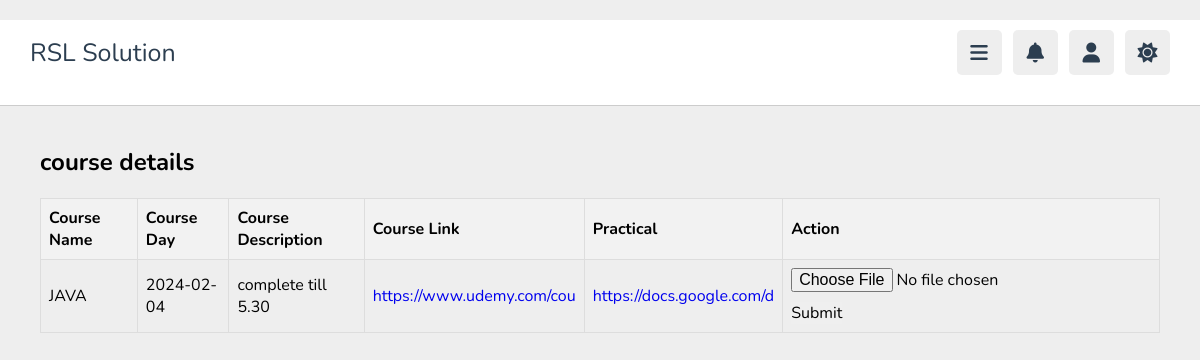
Page /student/courses.php on the earlier database version.
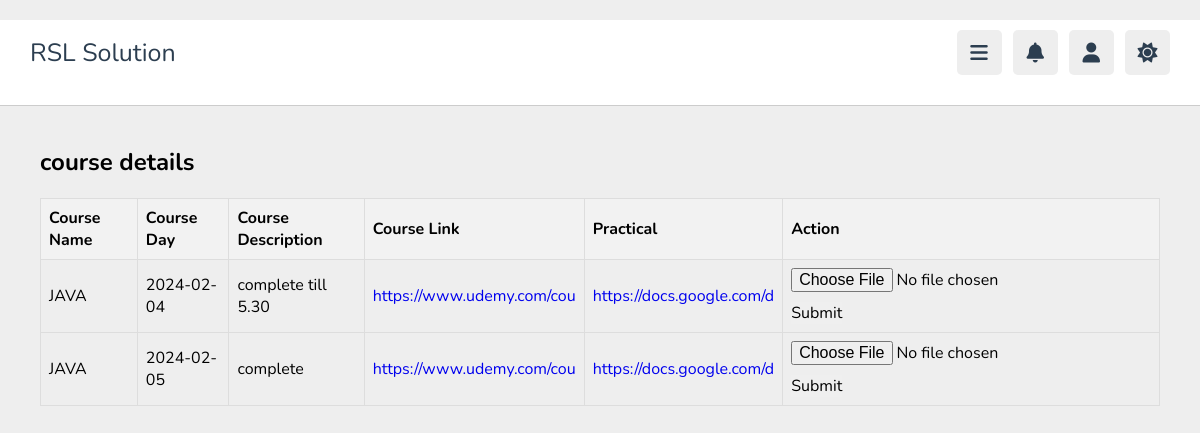
Same page on the later database version.
### tables this page shows
CREATE TABLE `stdcourse` (
  `id` int(11) NOT NULL,
  `coursename` varchar(25) NOT NULL,
  `date` date NOT NULL,
  `coursedescription` varchar(25) NOT NULL,
  `courselink` varchar(25) NOT NULL,
  `practicallink` varchar(25) NOT NULL
);

### student/courses.php (the view, shortened to what this page needs)
<?php
$servername = "localhost";
$username = "root";
$password = "";
$dbname = "lms_db";
$conn = new mysqli($servername, $username, $password, $dbname);
$sql = "SELECT * FROM stdcourse";
$result = $conn->query($sql);
?>
<!DOCTYPE html>
<html lang="en">
<head>
   <link rel="stylesheet" href="https://cdnjs.cloudflare.com/ajax/libs/font-awesome/6.1.2/css/all.min.css">
   <link rel="stylesheet" href="css/style.css">
</head>
<body>
   <?php include 'header.php'; ?>
   <section>
      <h1>course details</h1>
      <table>
         <thead>
            <tr>
               <th scope="col">Course Name</th>
               <th scope="col">Course Day</th>
               <th scope="col">Course Description</th>
               <th scope="col">Course Link</th>
               <th scope="col">Practical</th>
               <th scope="col">Action</th>
            </tr>
         </thead>
         <tbody>
            <?php
            if ($result->num_rows > 0) {
               while ($row = $result->fetch_assoc()) {
                  echo "<tr>
                         <td>" . $row["coursename"] . "</td>
                         <td>" . $row["date"] . "</td>
                         <td>" . $row["coursedescription"] . "</td>
                         <td><a href='" . $row["courselink"] . "' target='_blank'>" . $row["courselink"] . "</a></td>
                         <td><a href='" . $row["practicallink"] . "' target='_blank'>" . $row["practicallink"] . "</a></td>
                         <td>
                         <form action='uploadfile.php' method='post'  enctype='multipart/form-data'>
                         <input type='file' id='uploadfile' name='uploadfile' required />
                         <button type='submit'>Submit</button>
                         </form>
                         </td>
                         </tr>";
               }
               echo "</table>";
            }
            ?>
   </section>
</body>
</html>

### student/header.php (shortened to what this page needs)
<header class="header">
   <section class="flex">
      <a href="home.php" class="logo">RSL Solution</a>
      <div class="icons">
         <div id="menu-btn" class="fas fa-bars"></div>
         <div id="notifications-btn" class="fa-solid fa-bell">
         </div>
         <div id="user-btn" class="fas fa-user"></div>
         <div id="toggle-btn" class="fas fa-sun"></div>
      </div>
   </section>
</header>

### student/css/style.css (style rules this page uses)
:root { --main-color:#8e44ad; --red:#e74c3c; --orange:#8e44ad; --light-color:#888; --light-bg:#eee; --black:#2c3e50; --white:#fff; --border:.1rem solid rgba(0,0,0,.2); }
* { font-family: 'Nunito', sans-serif; margin:0; padding:0; box-sizing: border-box; outline: none; border:none; text-decoration: none; }
html { font-size: 62.5%; overflow-x: hidden; }
body { background-color: var(--light-bg); padding-left: 30rem; }
section { padding:2rem; margin: 0 auto; max-width: 1200px; }
.header { position: sticky; top:0; left:0; right: 0; background-color: var(--white); z-index: 1000; border-bottom: var(--border); }
.header .flex { display: flex; align-items: center; justify-content: space-between; position: relative; padding: 1rem 1rem; }
.header .flex .logo { font-size: 2.5rem; color: var(--black); }
.header .flex .icons div { font-size: 2rem; color:var(--black); background-color: var(--light-bg); border-radius: .5rem; height: 4.5rem; width: 4.5rem; line-height: 4.5rem; cursor: pointer; text-align: center; margin-left: .7rem; }
@media (max-width:1200px) { body { padding-left: 0; } }

### student/courses.php (style rules this page uses)
* { box-sizing: border-box; font-size: medium; }
table { width: 100%; border-collapse: collapse; margin-top: 20px; }
th, td { border: 1px solid #ddd; padding: 8px; text-align: left; }
th { background-color: #f2f2f2; }
form { margin: 0; }
input[type="file"] { display: inline-block; margin-bottom: 10px; }
section { margin: 20px; }
h1 { font-size: 24px; }

Differences in the rows shown:
added stdcourse: coursename "JAVA", date "2024-02-05", coursedescription "complete", courselink "https://www.udemy.com/cou", practicallink "https://docs.google.com/d"
